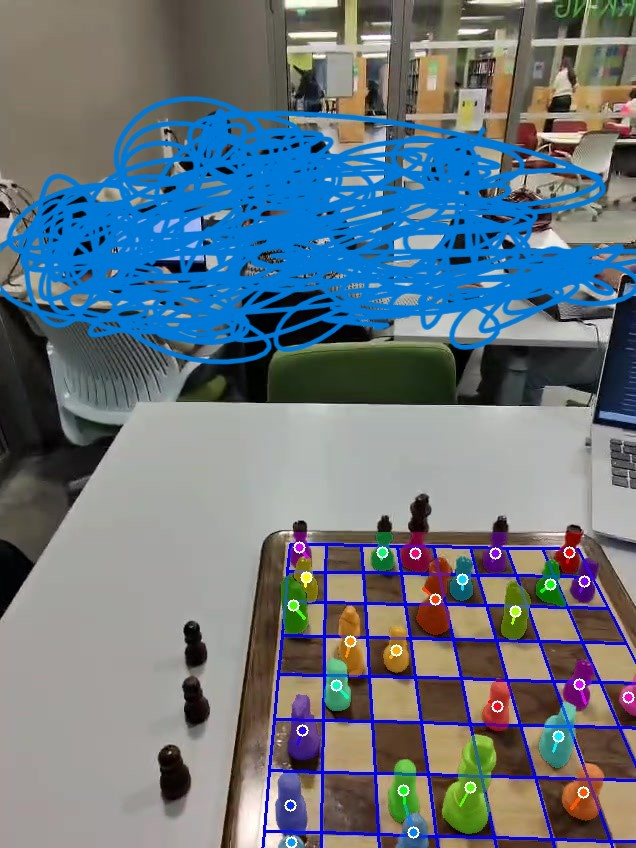
#> input picture frame_10638.jpg, 636 x 848 px
$ python contour_detect.py frame_10638.jpg   (older library calls are emulated)
#> lines starting #> are read from the running program, lines starting #| are printed output that depends on the picture; after the words box and inside, x2 and y2 are one past the last pixel; in counts of white or black regions, pixels touching at a corner belong together
from __future__ import print_function
import cv2
import PIL.Image
import numpy as np
import scipy.stats
import sys
import itertools
from line_intersection import *
np.set_printoptions(suppress=True, precision=2)

def scaleImageIfNeeded(img, max_width=1024, max_height=1024):
  """Scale image down to max_width / max_height keeping aspect ratio if needed. Do nothing otherwise."""
  # Input and Output is a numpy array
  img = PIL.Image.fromarray(img)
  img_width, img_height = img.size
  # print("Image size %dx%d" % (img_width, img_height))
  aspect_ratio = min(float(max_width)/img_width, float(max_height)/img_height)
  if aspect_ratio < 1.0:
    new_width, new_height = ((np.array(img.size) * aspect_ratio)).astype(int)
    # print(" Resizing to %dx%d" % (new_width, new_height))
    return np.array(img.resize((new_width,new_height)))
  return np.array(img)

def getAngle(a,b,c):
  # Get angle given 3 side lengths, in degrees
  k = (a*a+b*b-c*c) / (2*a*b)
  # Handle floating point errors
  if (k < -1):
    k=-1
  elif k > 1:
    k=1
  return np.arccos(k) * 180.0 / np.pi

# [86 lines left out: functions angleCloseDeg, getSegmentThetaRho, getTwoLineSegmentIntersection, chooseRandomGoodQuad, chooseRandomQuad, getSegmentTheta, not called in this run]

def is_square(cnt, eps=3.0, xratio_thresh = 0.5):
  # 4x2 array, rows are each point, columns are x and y
  center = cnt.sum(axis=0)/4

  # Side lengths of rectangular contour
  dd0 = np.sqrt(((cnt[0,:] - cnt[1,:])**2).sum())
  dd1 = np.sqrt(((cnt[1,:] - cnt[2,:])**2).sum())
  dd2 = np.sqrt(((cnt[2,:] - cnt[3,:])**2).sum())
  dd3 = np.sqrt(((cnt[3,:] - cnt[0,:])**2).sum())

  # diagonal ratio
  xa = np.sqrt(((cnt[0,:] - cnt[2,:])**2).sum())
  xb = np.sqrt(((cnt[1,:] - cnt[3,:])**2).sum())
  xratio = xa/xb if xa < xb else xb/xa

  # Check whether all points part of convex hull
  # ie. not this http://i.stack.imgur.com/I6yJY.png
  # all corner angles, angles are less than 180 deg, so not necessarily internal angles
  ta = getAngle(dd3, dd0, xb)
  tb = getAngle(dd0, dd1, xa)
  tc = getAngle(dd1, dd2, xb)
  td = getAngle(dd2, dd3, xa)
  angle_sum = np.round(ta+tb+tc+td)

  is_convex = angle_sum == 360

  angles = np.array([ta,tb,tc,td])
  good_angles = np.all((angles > 40) & (angles < 140))


  # side ratios
  dda = dd0 / dd1
  if dda < 1:
    dda = 1. / dda
  ddb = dd1 / dd2
  if ddb < 1:
    ddb = 1. / ddb
  ddc = dd2 / dd3
  if ddc < 1:
    ddc = 1. / ddc
  ddd = dd3 / dd0
  if ddd < 1:
    ddd = 1. / ddd
  side_ratios = np.array([dda,ddb,ddc,ddd])
  good_side_ratios = np.all(side_ratios < eps)

  # Return whether side ratios within certain ratio < epsilon
  return (
    # abs(1.0 - dda) < eps and
    # abs(1.0 - ddb) < eps and
    # xratio > xratio_thresh and
    # good_side_ratios and
    # is_convex and
    good_angles)

# [54 lines left out: functions minimum_distance2, getMinLineAngleDistance, getBestCorners, not called in this run]

def simplifyContours(contours):
  # Convert tuple to list if necessary
  if isinstance(contours, tuple):
    contours = list(contours)
  for i in range(len(contours)):
    # Approximate contour and update in place
    contours[i] = cv2.approxPolyDP(contours[i],0.04*cv2.arcLength(contours[i],True),True)
  return contours

def pruneContours(contours):
  new_contours = []
  for i in range(len(contours)):
    cnt = contours[i]
    # Only contours that fill an area of at least 8x8 pixels
    if cv2.contourArea(cnt) < 8*8:
      continue
    # Only rectangular contours allowed
    if len(cnt) != 4:
      continue

    if not is_square(cnt):
      continue

    new_contours.append(cnt)
  new_contours = np.array(new_contours)
  if len(new_contours) == 0:
    return new_contours, None

  norm_contours = new_contours[:,:,0,:] - new_contours[:,[0],0,:]
  median_contour = np.median(norm_contours, axis=0).astype(int)
  diff = np.sqrt(np.sum((norm_contours - median_contour)**2,axis=2))

  new_contours = new_contours[np.all(diff < 60, axis=1)]

  return np.array(new_contours), median_contour

# [10 lines left out: function getSquareSides, not called in this run]


from time import time
def calculateMask(mask_shape, contours, iters=10):
  a = time()
  sum_mask = np.zeros(mask_shape, dtype=np.int32)
  tmp_mask = np.zeros(mask_shape, dtype=np.int32)
  for i, cnt in enumerate(contours):
    for i in np.linspace(5,23,iters):
    # for i in [3,5,7,9,11,13,15]:
      # Calculate oversized tile mask and add to sum
      # big_cnt = (cnt.mean(axis=0) + (cnt-cnt.mean(axis=0))*i).astype(int)
      cnt_center = cnt.mean(axis=0)
      big_cnt = (cnt*i + cnt_center*(1-i)).astype(np.int32)
      tmp_mask[:] = 0 # Reset
      cv2.drawContours(tmp_mask,[big_cnt],0,1,-1) # Fill mask with 1's inside contour
      sum_mask += tmp_mask

  # Normalize mask to 0-1 range
  if sum_mask.max() > 0:
    sum_mask = sum_mask.astype(float) / sum_mask.max()
  else:
    sum_mask = sum_mask.astype(float)
  # print("Mask calc took %.4f seconds." % (time() - a))
  return sum_mask

def getContourThetas(contours):
  thetas = []
  for cnt in contours:
    cnt = cnt[:,0,:]
    if cnt[0,0] < cnt[1,0]:
      side0 = np.hstack([cnt[1,:],cnt[0,:]])
    else:
      side0 = np.hstack([cnt[0,:],cnt[1,:]])
    if cnt[1,0] < cnt[2,0]:
      side1 = np.hstack([cnt[2,:],cnt[1,:]])
    else:
      side1 = np.hstack([cnt[1,:],cnt[2,:]])
    if cnt[2,0] < cnt[3,0]:
      side2 = np.hstack([cnt[3,:],cnt[2,:]])
    else:
      side2 = np.hstack([cnt[2,:],cnt[3,:]])
    if cnt[3,0] < cnt[0,0]:
      side3 = np.hstack([cnt[0,:],cnt[3,:]])
    else:
      side3 = np.hstack([cnt[3,:],cnt[0,:]])
    theta0 = getSegmentTheta(side0)
    theta1 = getSegmentTheta(side1)
    theta2 = getSegmentTheta(side2)
    theta3 = getSegmentTheta(side3)
    thetas.extend([theta0,theta1,theta2,theta3])
  return np.array(thetas)

def getEstimatedChessboardMask(img, edges, iters=10):
  # Morphological Gradient to get internal squares of canny edges.
  kernel = cv2.getStructuringElement(cv2.MORPH_ELLIPSE,(3,3))
  edges_gradient = cv2.morphologyEx(edges, cv2.MORPH_GRADIENT, kernel)

  contours, hierarchy = cv2.findContours(edges_gradient, cv2.RETR_CCOMP, cv2.CHAIN_APPROX_SIMPLE)[-2:]
  # Approximate polygons of contours
  contours = simplifyContours(contours)

  if len(contours) == 0:
    return np.ones(img.shape[:2], dtype=float), None, None, None

  # Prune contours to rectangular ones
  contours, median_contour = pruneContours(contours)

  if len(contours) == 0 or median_contour is None:
    return np.ones(img.shape[:2], dtype=float), None, None, None

  thetas = getContourThetas(contours)

  top_two_angles = calculateKDE(thetas)

  mask = calculateMask(edges_gradient.shape, contours, iters)

  min_area_rect = getMinAreaRect(mask)

  return mask, top_two_angles, min_area_rect, median_contour


def calculateKDE(thetas):
  thetas *= 180/np.pi
  thetas[thetas<0] += 180

  kde_func = scipy.stats.gaussian_kde(thetas)
  positions = np.linspace(-40,180+40,360)
  kde_res = kde_func(positions)

  left_half = np.diff(kde_res)
  right_half = np.diff(kde_res[::-1])

  f = kde_res.copy()
  f[1:][left_half<0] = 0
  f[:-1][right_half[::-1]<0] = 0

  peak_indices = np.argwhere(f).flatten()
  peak_angles = positions[peak_indices]

  order = np.argsort(kde_res[peak_indices])[::-1] # strongest to weakest peaks

  return peak_angles[order[:2]] # top two strongest angles in degrees

# [28 lines of commented-out code are left out]

# [10 lines left out: function getHoughLines, not called in this run]

def getSegmentTheta(line):
  x1,y1,x2,y2 = line
  theta = np.arctan2(y2-y1, x2-x1)
  return theta

# [50 lines left out: functions parseHoughLines, getMinLineAngleDistance, getMinLineAngleDistanceDeg, plotHoughLines, not called in this run]


def getMinAreaRect(mask):
  a = np.argwhere(mask.T>0.5)
  # rect = cv2.boundingRect(a)
  rect = cv2.minAreaRect(a)
  return rect

# [115 lines left out: functions drawMinAreaRect, skeletonize_1d, getWarpCheckerLines, pruneGradLines, not called in this run]


def main(filenames):
  for filename in filenames:
    img = cv2.imread(filename)
#> img is the input picture: shape (848, 636, 3); mean B, G, R 127.8, 116.9, 103.4
    img = scaleImageIfNeeded(img, 600, 480)

    # Edges
    edges = cv2.Canny(img, 100, 550)
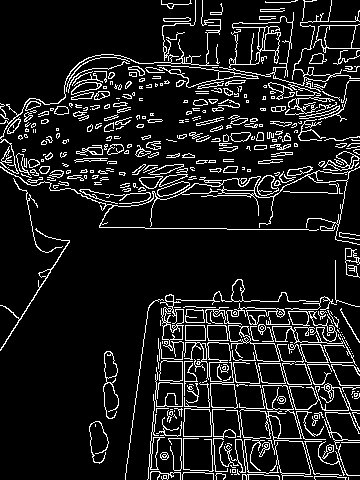
#> edges: shape (480, 360); 11.1% white in thin lines or dots
    mask, _, _, _ = getEstimatedChessboardMask(img, edges, iters=10)
#> in getEstimatedChessboardMask, `edges_gradient = cv2.morphologyEx(edges, cv2.MORPH_GRADIENT, kernel)`:
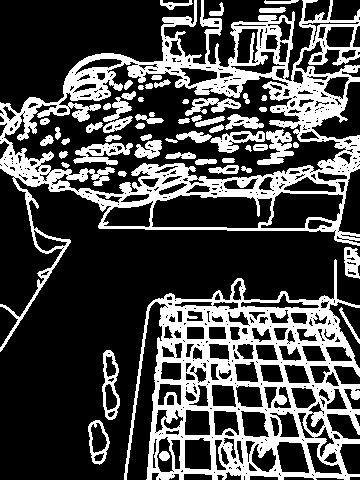
#> edges_gradient: shape (480, 360); 29.1% white; 58 white regions
#> in getEstimatedChessboardMask, `contours, hierarchy = cv2.findContours(edges_gradient, cv2.RETR_CCOMP,..`: contours = 701 contours, 453 with area under 20; largest, box (x1, y1, x2, y2) and area: (0, 0, 360, 352) 57332, (124, 259, 360, 480) 34422, (3, 61, 347, 195) 23418, (151, 194, 273, 229) 3508, (260, 191, 344, 229) 2068
#> after the loop in simplifyContours, `for i in range(len(contours)):`: contours = 701 contours, 460 with area under 20; largest, box (x1, y1, x2, y2) and area: (0, 9, 360, 352) 56620, (124, 259, 360, 480) 39326, (151, 196, 273, 229) 3086, (260, 191, 344, 228) 2109, (103, 201, 154, 228) 933
#> the loop in pruneContours, `for i in range(len(contours)):` made 701 passes
#> cnt on passes 8, 11, 13: [[114, 378], [111, 382], [107, 380], [112, 377]], [[341, 307], [359, 343]], [[344, 475], [345, 474], [346, 475], [345, 476]]
#> after the loop in pruneContours, `for i in range(len(contours)):`: new_contours = 42 contours; largest, box (x1, y1, x2, y2) and area: (260, 191, 344, 228) 2109, (103, 201, 154, 228) 933, (278, 442, 310, 473) 735, (184, 439, 211, 471) 728, (185, 410, 211, 436) 576
#> in pruneContours, `median_contour = np.median(norm_contours, axis=0).astype(int)`: median_contour = [[0, 0], [12, 1], [13, 16], [1, 12]]
#> in pruneContours, `diff = np.sqrt(np.sum((norm_contours - median_contour)**2,axis=2))`: diff = 42 rows, first 6: [0, 20.22, 22.67, 11.4], [0, 17.46, 17.09, 13.04], [0, 10.05, 22.8, 18.25], [0, 3, 14.87, 17.12], [0, 13.04, 19.21, 16.12], [0, 33.54, 27.59, 12.21]
#> in getEstimatedChessboardMask, `contours, median_contour = pruneContours(contours)`: median_contour = [[0, 0], [12, 1], [13, 16], [1, 12]]
#> the loop in getContourThetas, `for cnt in contours:` made 40 passes
#> (cnt, side0, side1) on passes 3, 7, 8, 11, 12: ([[278, 442], [300, 442], [309, 472], [282, 472]], [300, 442, 278, 442], [309, 472, 300, 442]), ([[240, 411], [263, 412], [269, 436], [245, 436]], [263, 412, 240, 411], [269, 436, 263, 412]), ([[185, 410], [207, 410], [210, 434], [185, 435]], [207, 410, 185, 410], [210, 434, 207, 410]), ([[235, 387], [258, 386], [263, 406], [241, 406]], [258, 386, 235, 387], [263, 406, 258, 386]), ([[211, 385], [232, 385], [236, 406], [213, 406]], [232, 385, 211, 385], [236, 406, 232, 385])
#> (cnt, side0, theta0) on passes 1, 2, 4, 5, 6, 9: ([[98, 422], [107, 443], [94, 453], [90, 427]], [107, 443, 98, 422], -1.98), ([[111, 355], [116, 372], [108, 377], [105, 356]], [116, 372, 111, 355], -1.86), ([[171, 439], [180, 440], [179, 469], [174, 468]], [180, 440, 171, 439], -3.03), ([[185, 439], [210, 441], [210, 470], [184, 467]], [210, 441, 185, 439], -3.06), ([[167, 436], [173, 470], [161, 472], [158, 441]], [173, 470, 167, 436], -1.75), ([[318, 401], [322, 410], [313, 413], [309, 411]], [322, 410, 318, 401], -1.99)
#> the loop in calculateMask, `for i, cnt in enumerate(contours):` made 40 passes
#> cnt on passes 1 to 12: [[98, 422], [107, 443], [94, 453], [90, 427]], [[111, 355], [116, 372], [108, 377], [105, 356]], [[278, 442], [300, 442], [309, 472], [282, 472]], [[171, 439], [180, 440], [179, 469], [174, 468]], [[185, 439], [210, 441], [210, 470], [184, 467]], [[167, 436], [173, 470], [161, 472], [158, 441]], [[240, 411], [263, 412], [269, 436], [245, 436]], [[185, 410], [207, 410], [210, 434], [185, 435]], [[318, 401], [322, 410], [313, 413], [309, 411]], [[264, 386], [277, 387], [270, 408], [267, 407]], [[235, 387], [258, 386], [263, 406], [241, 406]], [[211, 385], [232, 385], [236, 406], [213, 406]]
#> after the loop in calculateMask, `for i, cnt in enumerate(contours):`:
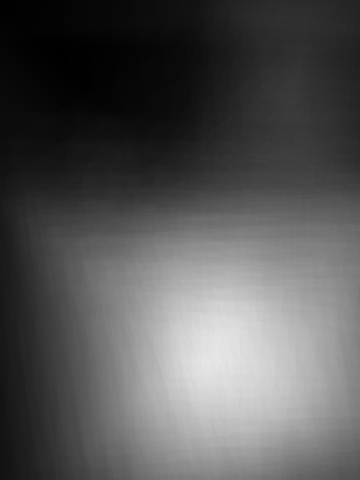
#> sum_mask: shape (480, 360) int32; min 0, max 231, mean 85.9
#> after the loop in calculateMask, `for i, cnt in enumerate(contours):`:
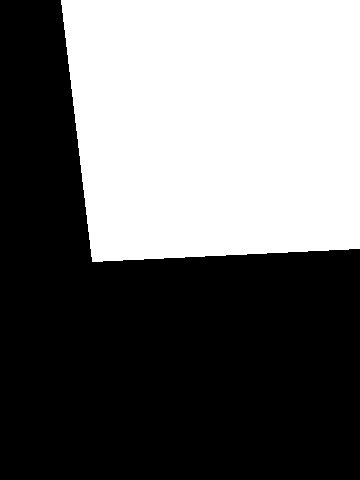
#> tmp_mask: shape (480, 360) int32; values 0 (black) and 1 (white), 42% white; 1 white region, box (x1, y1, x2, y2) and area: (61, 0, 360, 262) 72535

    img_masked_full = cv2.bitwise_and(img,img,mask = (mask > 0.5).astype(np.uint8))
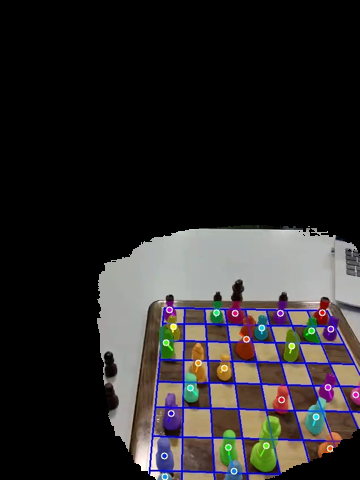
#> img_masked_full: shape (480, 360, 3); mean B, G, R 42.1, 41.6, 44.5
    img_masked = cv2.addWeighted(img,0.2,img_masked_full,0.8,0)
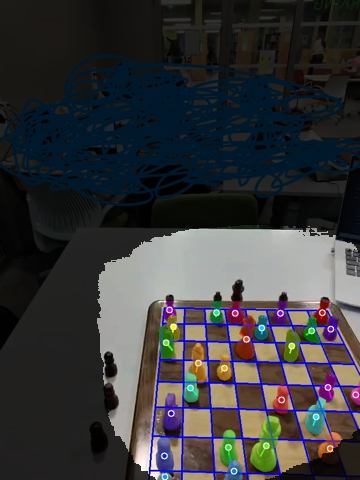
#> img_masked: shape (480, 360, 3); mean B, G, R 59.2, 56.7, 56.3
    edges_masked = cv2.bitwise_and(edges,edges,mask = (mask > 0.5).astype(np.uint8))
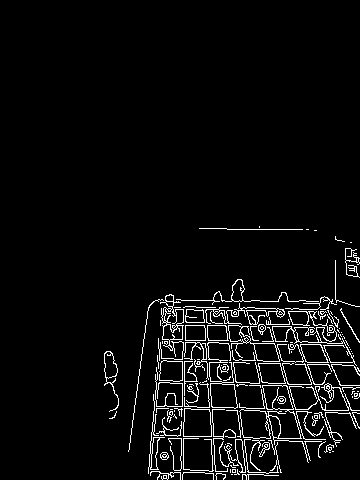
#> edges_masked: shape (480, 360); 4.4% white in thin lines or dots, all inside (x1, y1, x2, y2) = (104, 226, 360, 480)

    cv2.imshow('img %s' % filename,img_masked)
    cv2.imshow('edges %s' % filename, edges_masked)
    cv2.imshow('mask %s' % filename, mask)


  cv2.waitKey(0)
  cv2.destroyAllWindows()

if __name__ == '__main__':
  if len(sys.argv) > 1:
    filenames = sys.argv[1:]
  else:
    # filenames = ['input/1.jpg']
    filenames = ['input2/18.jpg']
  print("Loading", filenames)
  main(filenames)

$ run again, on test_updated_pipeline/validated_crops/validated_track_110.jpg
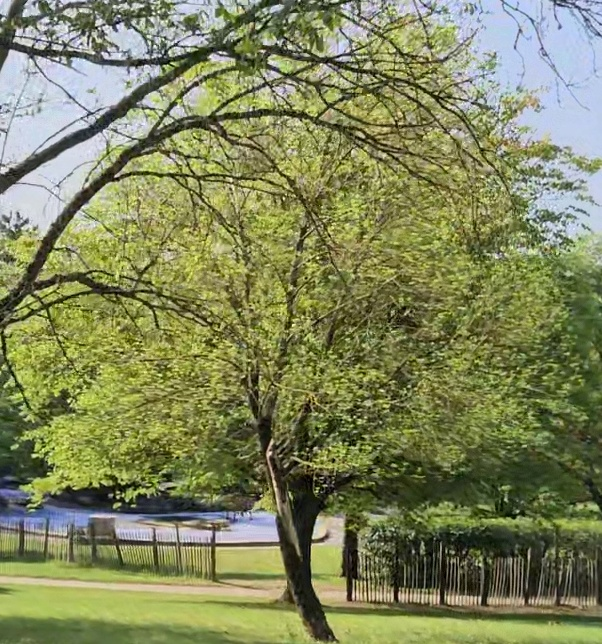
#> input picture test_updated_pipeline/validated_crops/validated_track_110.jpg, 602 x 644 px
#> in main, img is the input picture: shape (644, 602, 3); mean B, G, R 91.3, 133.4, 128
#> edges: shape (480, 448); 22.4% white in thin lines or dots
#> in getEstimatedChessboardMask, `edges_gradient = cv2.morphologyEx(edges, cv2.MORPH_GRADIENT, kernel)`:
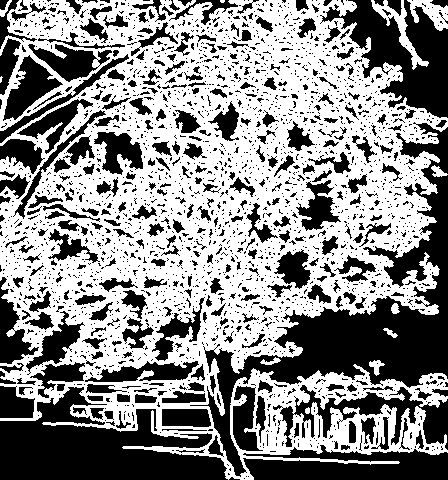
#> edges_gradient: shape (480, 448); 54.9% white; 2413 black regions (2080 under 20 px)
#> in getEstimatedChessboardMask, `contours, hierarchy = cv2.findContours(edges_gradient, cv2.RETR_CCOMP,..`: contours = 3272 contours, 2862 with area under 20; largest, box (x1, y1, x2, y2) and area: (0, 0, 448, 480) 157169, (2, 54, 64, 122) 1742, (27, 43, 99, 83) 1410, (84, 360, 200, 383) 1402, (93, 131, 144, 176) 1310
#> after the loop in simplifyContours, `for i in range(len(contours)):`: contours = 3272 contours, 2885 with area under 20; largest, box (x1, y1, x2, y2) and area: (3, 54, 64, 122) 1529, (27, 311, 84, 371) 1452, (371, 0, 427, 69) 1317, (27, 43, 99, 83) 1317, (96, 132, 144, 175) 1172
#> the loop in pruneContours, `for i in range(len(contours)):` made 3272 passes
#> cnt on passes 3, 5, 10: [[376, 363], [377, 362], [378, 363], [377, 364]], [[383, 329], [393, 337], [397, 335], [387, 328]], [[437, 25], [438, 24], [439, 25], [438, 26]]
#> after the loop in pruneContours, `for i in range(len(contours)):`: new_contours = 19 contours; largest, box (x1, y1, x2, y2) and area: (27, 311, 84, 371) 1452, (161, 408, 212, 427) 802, (287, 120, 315, 152) 422, (174, 110, 202, 134) 356, (279, 405, 293, 448) 341
#> in pruneContours, `median_contour = np.median(norm_contours, axis=0).astype(int)`: median_contour = [[0, 0], [6, 6], [5, 15], [-4, 8]]
#> diff = 19 rows, first 6: [0, 16, 13, 9.43], [0, 1, 8, 14.32], [0, 39.62, 45.01, 10.3], [0, 35.23, 28.46, 7.07], [0, 15.52, 26.91, 25], [0, 9.22, 12.04, 6]
#> in getEstimatedChessboardMask, `contours, median_contour = pruneContours(contours)`: median_contour = [[0, 0], [6, 6], [5, 15], [-4, 8]]
#> the loop in getContourThetas, `for cnt in contours:` made 18 passes
#> (cnt, side0, side1) on passes 3, 5, 6: ([[161, 409], [206, 408], [211, 425], [162, 426]], [206, 408, 161, 409], [211, 425, 206, 408]), ([[134, 402], [136, 393], [157, 397], [154, 403]], [136, 393, 134, 402], [157, 397, 136, 393]), ([[116, 394], [129, 394], [130, 401], [118, 402]], [129, 394, 116, 394], [130, 401, 129, 394])
#> after the loop in getContourThetas, `for cnt in contours:`: thetas = 72 values, max 3.14 at index 20, min -3.09 at index 19, mean -0.0325
#> in calculateKDE, `thetas *= 180/np.pi`: thetas = 72 values, max 180 at index 20, min -177.1 at index 19, mean -1.86
#> kde_res = 360 values, max 0.00612 at index 155, min 0.000201 at index 0, mean 0.00382
#> left_half = 359 values, max 6.02e-05 at index 52, min -7.47e-05 at index 309, mean 3.13e-07
#> right_half = 359 values, max 7.47e-05 at index 49, min -6.02e-05 at index 306, mean -3.13e-07
#> f has the same summary as kde_res
#> peak_indices = [155, 257]
#> peak_angles = [72.26, 146.1]
#> order = [0, 1]
#> top_two_angles = [72.26, 146.1]
#> the loop in calculateMask, `for i, cnt in enumerate(contours):` made 18 passes
#> cnt on passes 1 to 8: [[216, 434], [222, 456], [209, 454], [207, 450]], [[349, 420], [356, 426], [354, 443], [348, 442]], [[161, 409], [206, 408], [211, 425], [162, 426]], [[290, 405], [292, 446], [286, 447], [279, 412]], [[134, 402], [136, 393], [157, 397], [154, 403]], [[116, 394], [129, 394], [130, 401], [118, 402]], [[417, 397], [420, 390], [432, 394], [425, 400]], [[337, 236], [338, 247], [322, 254], [321, 242]]
#> a = 66045 pairs, first value 70 to 346, second value 4 to 458
#> rect = ((233.8, 238.9), (260.3, 455.7), -15.29)
#> in main, `edges_masked = cv2.bitwise_and(edges,edges,mask = (mask > 0.5).astype(..`:
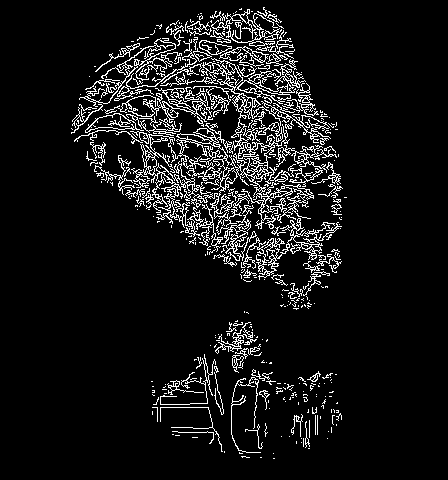
#> edges_masked: shape (480, 448); 8.3% white in thin lines or dots, all inside (x1, y1, x2, y2) = (71, 7, 347, 459)
